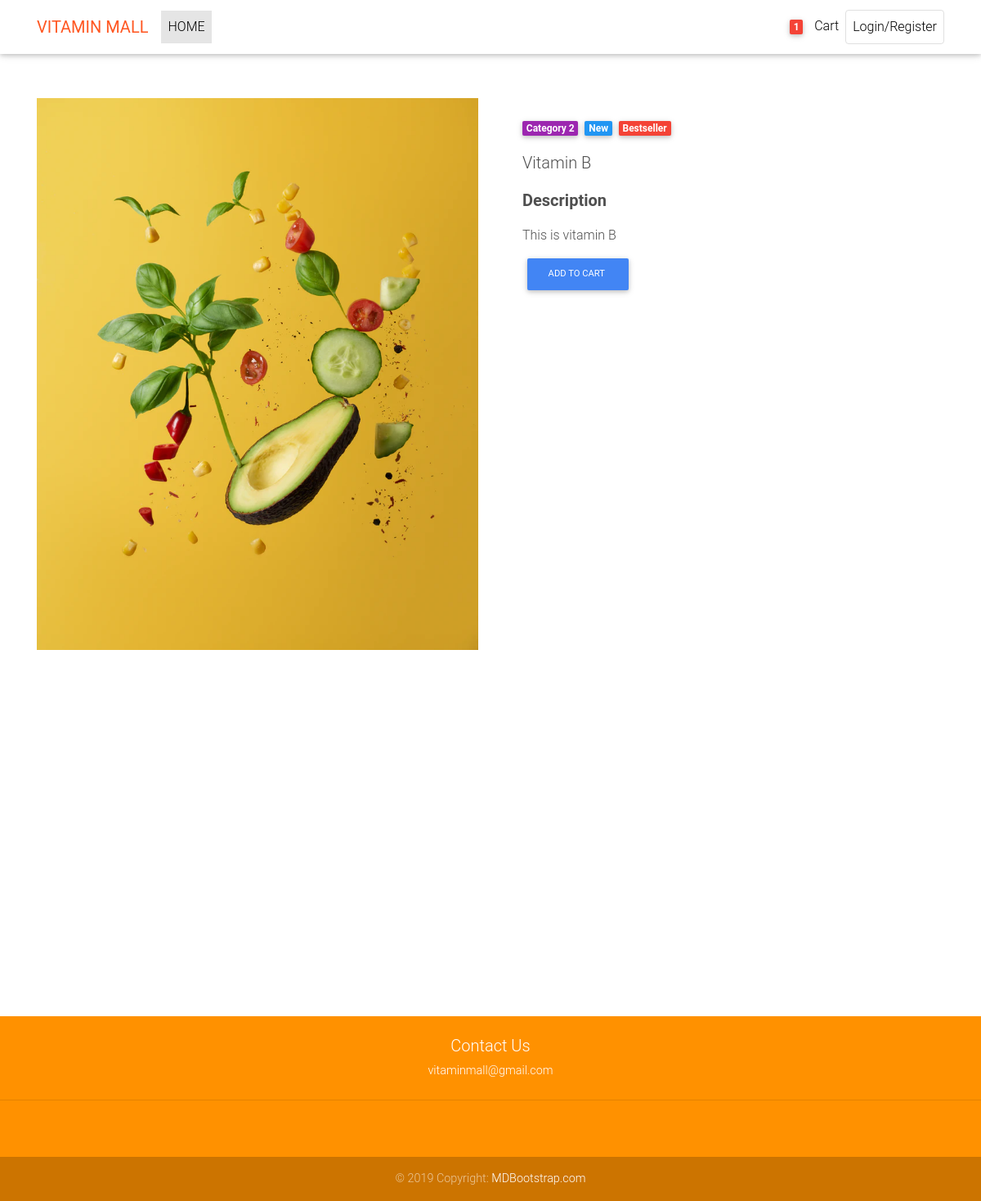
The app's page /product/2 with its own data.
### vitaminapp/models.py (models this page shows, shortened)
class Product(models.Model):
    product_name = models.CharField(max_length=45,blank=True)
    price= models.IntegerField(verbose_name='product_price' )
    description = models.TextField(verbose_name='product_info')
    stock = models.IntegerField(verbose_name='product_stock')
    date = models.DateTimeField()
    created_at = models.DateField(auto_now_add=True)
    updated_at = models.DateField(auto_now=True)
    product_pic = models.ImageField(null=True, blank=True, upload_to='product_images')
    objects = ProductManager()
    class Meta:
        db_table = 'vitamin_product'
        verbose_name = 'product'
        verbose_name_plural = 'product'

### vitaminapp/views.py (the view)
# urls.py: path('product/<int:id>', views.one_product),
def one_product(request, id):
    context = {
        'one_product': Product.objects.get(id=id),
    }
    return render(request, "one_product.html", context)

### vitaminapp/templates/one_product.html (shortened to what this page needs)
{% load static %}
<!DOCTYPE html>
<html lang="en">
<head>
    <link href="{%static 'css/bootstrap.css'%}" rel="stylesheet">
    <link href="{%static 'css/mdb.min.css'%}" rel="stylesheet">
    <link href="{%static 'css/style.min.css'%}" rel="stylesheet">
</head>
<body>
    <nav class="navbar fixed-top navbar-expand-lg navbar-light white scrolling-navbar">
        <div class="container">
          <a class="navbar-brand waves-effect" href="/" target="_blank">
            <strong class="deep-orange-text">VITAMIN MALL</strong>
          </a>
          <div class="collapse navbar-collapse" id="navbarSupportedContent">
            <ul class="navbar-nav mr-auto">
              <li class="nav-item active">
                <a class="nav-link waves-effect" href="#">HOME
                </a>
              </li>
            </ul>
            <ul class="navbar-nav nav-flex-icons">
              <li class="nav-item">
                <a class="nav-link waves-effect">
                  <span class="badge red z-depth-1 mr-1"> 1 </span>
                  <i class="fas fa-shopping-cart"></i>
                  <span class="clearfix d-none d-sm-inline-block"> Cart </span>
                </a>
              </li>
              <li class="nav-item">
                <a href="https://github.com/mdbootstrap/bootstrap-material-design" class="nav-link border border-light rounded waves-effect"
                  target="_blank">
                  Login/Register
                </a>
            </ul>
          </div>
        </div>
      </nav>
      <main class="mt-5 pt-4">
        <div class="container dark-grey-text mt-5">
          <div class="row2 wow fadeIn">
            <div class="col-md-6 mb-4">
              <img src="{{one_product.product_pic}}" class="img-fluid" alt="">
            </div>
            <div class="col-md-6 mb-4">
              <div class="p-4">
                <div class="mb-3">
                  <a href="">
                    <span class="badge purple mr-1">Category 2</span>
                  </a>
                  <a href="">
                    <span class="badge blue mr-1">New</span>
                  </a>
                  <a href="">
                    <span class="badge red mr-1">Bestseller</span>
                  </a>
                </div>
                <p class="lead">
                  <span>{{ one_product.product_name }}</span>
                </p>
                <p class="lead font-weight-bold">Description</p>
                <p>{{ one_product.description }}</p>
                  <a action="/checkout" method="post"class="btn btn-primary btn-md my-0 p" type="submit">Add to cart
                  </a>
            </div>
            </div>
        </div>
    </main>
    <div id="carousel-example-1z" class="carousel slide carousel-fade pt-4" data-ride="carousel">
    </div>
      <footer class="page-footer text-center font-small mt-4 orange accent-3 fadeIn">
        <div class="pt-4">
          <h5>Contact Us</h5>
          <p>vitaminmall@gmail.com</p>
        </div>
        <hr class="my-4">
        <div class="pb-4">
          <a href="https://www.facebook.com/mdbootstrap" target="_blank">
          </a>
          <a href="https://instagram.com/MDBootstrap" target="_blank">
          </a>
        </div>
        <div class="footer-copyright py-3">
          © 2019 Copyright:
          <a href="https://mdbootstrap.com/education/bootstrap/" target="_blank"> MDBootstrap.com </a>
        </div>
      </footer>
</body>
</html>

### records on screen
Product: product_pic (picture), product_name "Vitamin B", description "This is vitamin B"
